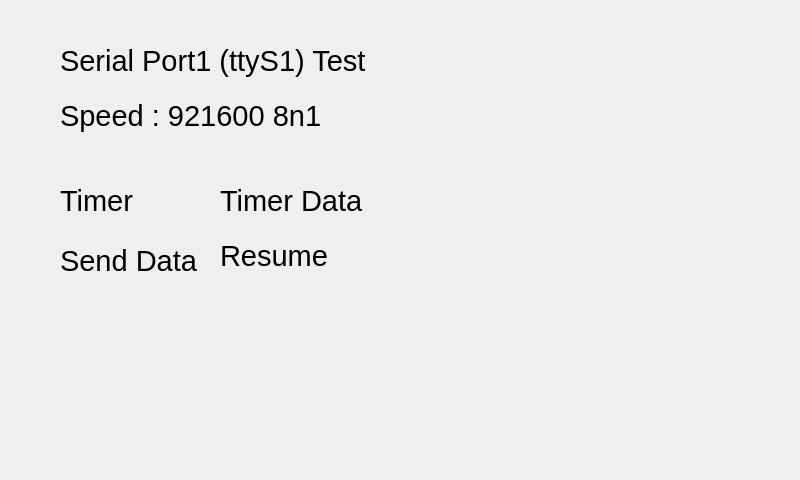
<?xml version="1.0" encoding="UTF-8"?>
<ui version="4.0">
 <class>SerialPortTest</class>
 <widget class="QWidget" name="SerialPortTest">
  <property name="geometry">
   <rect>
    <x>0</x>
    <y>0</y>
    <width>800</width>
    <height>480</height>
   </rect>
  </property>
  <property name="windowTitle">
   <string>SerialPortTest</string>
  </property>
  <widget class="QLabel" name="label">
   <property name="geometry">
    <rect>
     <x>60</x>
     <y>40</y>
     <width>341</width>
     <height>41</height>
    </rect>
   </property>
   <property name="font">
    <font>
     <pointsize>22</pointsize>
    </font>
   </property>
   <property name="text">
    <string>Serial Port1 (ttyS1) Test</string>
   </property>
  </widget>
  <widget class="QLabel" name="label_2">
   <property name="geometry">
    <rect>
     <x>60</x>
     <y>90</y>
     <width>301</width>
     <height>51</height>
    </rect>
   </property>
   <property name="font">
    <font>
     <pointsize>22</pointsize>
    </font>
   </property>
   <property name="text">
    <string>Speed : 921600 8n1</string>
   </property>
  </widget>
  <widget class="QLabel" name="label_3">
   <property name="geometry">
    <rect>
     <x>60</x>
     <y>180</y>
     <width>91</width>
     <height>41</height>
    </rect>
   </property>
   <property name="font">
    <font>
     <pointsize>22</pointsize>
    </font>
   </property>
   <property name="text">
    <string>Timer</string>
   </property>
  </widget>
  <widget class="QLabel" name="label_4">
   <property name="geometry">
    <rect>
     <x>60</x>
     <y>240</y>
     <width>151</width>
     <height>41</height>
    </rect>
   </property>
   <property name="font">
    <font>
     <pointsize>22</pointsize>
    </font>
   </property>
   <property name="text">
    <string>Send Data</string>
   </property>
  </widget>
  <widget class="QLabel" name="timer_data">
   <property name="geometry">
    <rect>
     <x>220</x>
     <y>180</y>
     <width>171</width>
     <height>41</height>
    </rect>
   </property>
   <property name="font">
    <font>
     <pointsize>22</pointsize>
    </font>
   </property>
   <property name="text">
    <string>Timer Data</string>
   </property>
  </widget>
  <widget class="QLabel" name="send_data">
   <property name="geometry">
    <rect>
     <x>220</x>
     <y>240</y>
     <width>141</width>
     <height>31</height>
    </rect>
   </property>
   <property name="font">
    <font>
     <pointsize>22</pointsize>
    </font>
   </property>
   <property name="text">
    <string>Resume</string>
   </property>
  </widget>
 </widget>
 <resources/>
 <connections/>
</ui>
